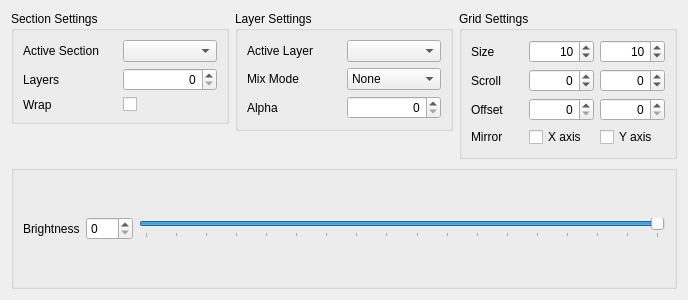
<?xml version="1.0" encoding="UTF-8"?>
<ui version="4.0">
 <class>SectionControlWidget</class>
 <widget class="QWidget" name="SectionControlWidget">
  <property name="geometry">
   <rect>
    <x>0</x>
    <y>0</y>
    <width>688</width>
    <height>300</height>
   </rect>
  </property>
  <property name="windowTitle">
   <string>Form</string>
  </property>
  <layout class="QGridLayout" name="sectionLayout">
   <item row="0" column="0" alignment="Qt::AlignTop">
    <widget class="QGroupBox" name="sectionSettingsGroupBox">
     <property name="title">
      <string>Section Settings</string>
     </property>
     <layout class="QGridLayout" name="sectionSettingsLayout">
      <item row="0" column="0">
       <widget class="QLabel" name="activeSectionLabel">
        <property name="text">
         <string>Active Section</string>
        </property>
       </widget>
      </item>
      <item row="1" column="0">
       <widget class="QLabel" name="layerLabel">
        <property name="text">
         <string>Layers</string>
        </property>
       </widget>
      </item>
      <item row="1" column="1">
       <widget class="QSpinBox" name="layerSpinBox">
        <property name="toolTip">
         <string>The number of Layers belonging to this Section</string>
        </property>
        <property name="alignment">
         <set>Qt::AlignRight|Qt::AlignTrailing|Qt::AlignVCenter</set>
        </property>
        <property name="maximum">
         <number>255</number>
        </property>
       </widget>
      </item>
      <item row="0" column="1">
       <widget class="QComboBox" name="activeSectionComboBox">
        <property name="toolTip">
         <string>The Section currently being edited</string>
        </property>
       </widget>
      </item>
      <item row="2" column="0">
       <widget class="QLabel" name="label">
        <property name="text">
         <string>Wrap</string>
        </property>
       </widget>
      </item>
      <item row="2" column="1">
       <widget class="QCheckBox" name="wrapCheckBox">
        <property name="text">
         <string/>
        </property>
       </widget>
      </item>
     </layout>
    </widget>
   </item>
   <item row="0" column="1" alignment="Qt::AlignTop">
    <widget class="QGroupBox" name="layerGroupBox">
     <property name="title">
      <string>Layer Settings</string>
     </property>
     <layout class="QGridLayout" name="layerLayout">
      <item row="1" column="1">
       <widget class="QComboBox" name="mixModeComboBox">
        <property name="toolTip">
         <string>How the Layer is rendered onto the previous Layer</string>
        </property>
        <item>
         <property name="text">
          <string>None</string>
         </property>
        </item>
        <item>
         <property name="text">
          <string>Alpha</string>
         </property>
        </item>
        <item>
         <property name="text">
          <string>Multiply</string>
         </property>
        </item>
        <item>
         <property name="text">
          <string>Overlay</string>
         </property>
        </item>
       </widget>
      </item>
      <item row="0" column="1">
       <widget class="QComboBox" name="activeLayerComboBox">
        <property name="toolTip">
         <string>The Layer currently being edited</string>
        </property>
       </widget>
      </item>
      <item row="0" column="0">
       <widget class="QLabel" name="activeLayerLabel">
        <property name="text">
         <string>Active Layer</string>
        </property>
       </widget>
      </item>
      <item row="1" column="0">
       <widget class="QLabel" name="mixModeLabel">
        <property name="text">
         <string>Mix Mode</string>
        </property>
       </widget>
      </item>
      <item row="2" column="0">
       <widget class="QLabel" name="alphaLabel">
        <property name="text">
         <string>Alpha</string>
        </property>
       </widget>
      </item>
      <item row="2" column="1">
       <widget class="QSpinBox" name="alphaSpinBox">
        <property name="toolTip">
         <string>The Layer's transparency level</string>
        </property>
        <property name="alignment">
         <set>Qt::AlignRight|Qt::AlignTrailing|Qt::AlignVCenter</set>
        </property>
        <property name="maximum">
         <number>255</number>
        </property>
        <property name="singleStep">
         <number>5</number>
        </property>
       </widget>
      </item>
     </layout>
    </widget>
   </item>
   <item row="0" column="2">
    <widget class="QGroupBox" name="gridSettingsGroupBox">
     <property name="sizePolicy">
      <sizepolicy hsizetype="Preferred" vsizetype="Preferred">
       <horstretch>0</horstretch>
       <verstretch>0</verstretch>
      </sizepolicy>
     </property>
     <property name="title">
      <string>Grid Settings</string>
     </property>
     <layout class="QGridLayout" name="gridSettingsLayout">
      <item row="1" column="0">
       <widget class="QLabel" name="scrollLabel">
        <property name="text">
         <string>Scroll</string>
        </property>
       </widget>
      </item>
      <item row="1" column="1">
       <widget class="QSpinBox" name="scrollXSpinBox">
        <property name="toolTip">
         <string>Horizontal scroll rate</string>
        </property>
        <property name="alignment">
         <set>Qt::AlignRight|Qt::AlignTrailing|Qt::AlignVCenter</set>
        </property>
        <property name="minimum">
         <number>-60000</number>
        </property>
        <property name="maximum">
         <number>60000</number>
        </property>
        <property name="singleStep">
         <number>100</number>
        </property>
        <property name="value">
         <number>0</number>
        </property>
       </widget>
      </item>
      <item row="1" column="2">
       <widget class="QSpinBox" name="scrollYSpinBox">
        <property name="toolTip">
         <string>Vertical scroll rate</string>
        </property>
        <property name="alignment">
         <set>Qt::AlignRight|Qt::AlignTrailing|Qt::AlignVCenter</set>
        </property>
        <property name="minimum">
         <number>-60000</number>
        </property>
        <property name="maximum">
         <number>60000</number>
        </property>
        <property name="singleStep">
         <number>100</number>
        </property>
       </widget>
      </item>
      <item row="2" column="0">
       <widget class="QLabel" name="offsetLabel">
        <property name="text">
         <string>Offset</string>
        </property>
       </widget>
      </item>
      <item row="2" column="1">
       <widget class="QSpinBox" name="offsetXSpinBox">
        <property name="toolTip">
         <string>Horizontal offset</string>
        </property>
        <property name="alignment">
         <set>Qt::AlignRight|Qt::AlignTrailing|Qt::AlignVCenter</set>
        </property>
        <property name="maximum">
         <number>65535</number>
        </property>
       </widget>
      </item>
      <item row="2" column="2">
       <widget class="QSpinBox" name="offsetYSpinBox">
        <property name="toolTip">
         <string>Vertical offset</string>
        </property>
        <property name="alignment">
         <set>Qt::AlignRight|Qt::AlignTrailing|Qt::AlignVCenter</set>
        </property>
        <property name="maximum">
         <number>65535</number>
        </property>
       </widget>
      </item>
      <item row="0" column="0">
       <widget class="QLabel" name="gridSizeLabel">
        <property name="text">
         <string>Size</string>
        </property>
       </widget>
      </item>
      <item row="0" column="1">
       <widget class="QSpinBox" name="gridSizeXSpinBox">
        <property name="toolTip">
         <string>The Section's width</string>
        </property>
        <property name="frame">
         <bool>true</bool>
        </property>
        <property name="alignment">
         <set>Qt::AlignRight|Qt::AlignTrailing|Qt::AlignVCenter</set>
        </property>
        <property name="minimum">
         <number>1</number>
        </property>
        <property name="maximum">
         <number>65535</number>
        </property>
        <property name="value">
         <number>10</number>
        </property>
       </widget>
      </item>
      <item row="0" column="2">
       <widget class="QSpinBox" name="gridSizeYSpinBox">
        <property name="toolTip">
         <string>The Section's height</string>
        </property>
        <property name="alignment">
         <set>Qt::AlignRight|Qt::AlignTrailing|Qt::AlignVCenter</set>
        </property>
        <property name="minimum">
         <number>1</number>
        </property>
        <property name="maximum">
         <number>65535</number>
        </property>
        <property name="value">
         <number>10</number>
        </property>
       </widget>
      </item>
      <item row="3" column="0">
       <widget class="QLabel" name="mirrorLabel">
        <property name="text">
         <string>Mirror</string>
        </property>
       </widget>
      </item>
      <item row="3" column="1">
       <widget class="QCheckBox" name="mirrorXCheckBox">
        <property name="text">
         <string>X axis</string>
        </property>
       </widget>
      </item>
      <item row="3" column="2">
       <widget class="QCheckBox" name="mirrorYCheckBox">
        <property name="text">
         <string>Y axis</string>
        </property>
       </widget>
      </item>
     </layout>
    </widget>
   </item>
   <item row="2" column="0" colspan="3">
    <widget class="QGroupBox" name="brightnessGroupBox">
     <property name="title">
      <string/>
     </property>
     <property name="alignment">
      <set>Qt::AlignLeading|Qt::AlignLeft|Qt::AlignTop</set>
     </property>
     <layout class="QHBoxLayout" name="horizontalLayout">
      <item>
       <widget class="QLabel" name="brightnessLabel">
        <property name="text">
         <string>Brightness</string>
        </property>
       </widget>
      </item>
      <item>
       <widget class="QSpinBox" name="brightnessSpinBox">
        <property name="maximum">
         <number>255</number>
        </property>
       </widget>
      </item>
      <item>
       <widget class="QSlider" name="brightnessSlider">
        <property name="toolTip">
         <string>How bright the Section is (255 indicates full brightness)</string>
        </property>
        <property name="maximum">
         <number>255</number>
        </property>
        <property name="value">
         <number>255</number>
        </property>
        <property name="orientation">
         <enum>Qt::Horizontal</enum>
        </property>
        <property name="tickPosition">
         <enum>QSlider::TicksBelow</enum>
        </property>
        <property name="tickInterval">
         <number>15</number>
        </property>
       </widget>
      </item>
     </layout>
    </widget>
   </item>
  </layout>
 </widget>
 <tabstops>
  <tabstop>activeSectionComboBox</tabstop>
  <tabstop>layerSpinBox</tabstop>
  <tabstop>activeLayerComboBox</tabstop>
  <tabstop>mixModeComboBox</tabstop>
  <tabstop>alphaSpinBox</tabstop>
  <tabstop>gridSizeXSpinBox</tabstop>
  <tabstop>gridSizeYSpinBox</tabstop>
  <tabstop>scrollXSpinBox</tabstop>
  <tabstop>scrollYSpinBox</tabstop>
  <tabstop>offsetXSpinBox</tabstop>
  <tabstop>offsetYSpinBox</tabstop>
 </tabstops>
 <resources/>
 <connections/>
</ui>
